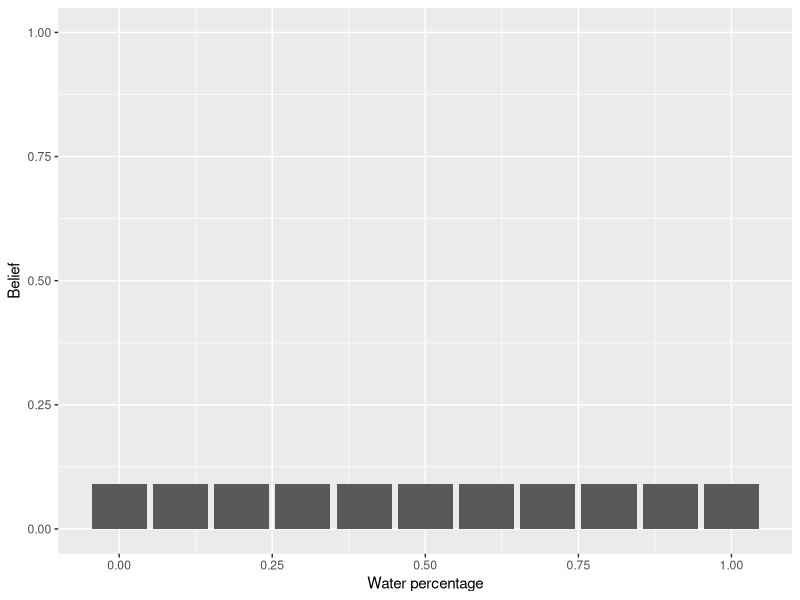
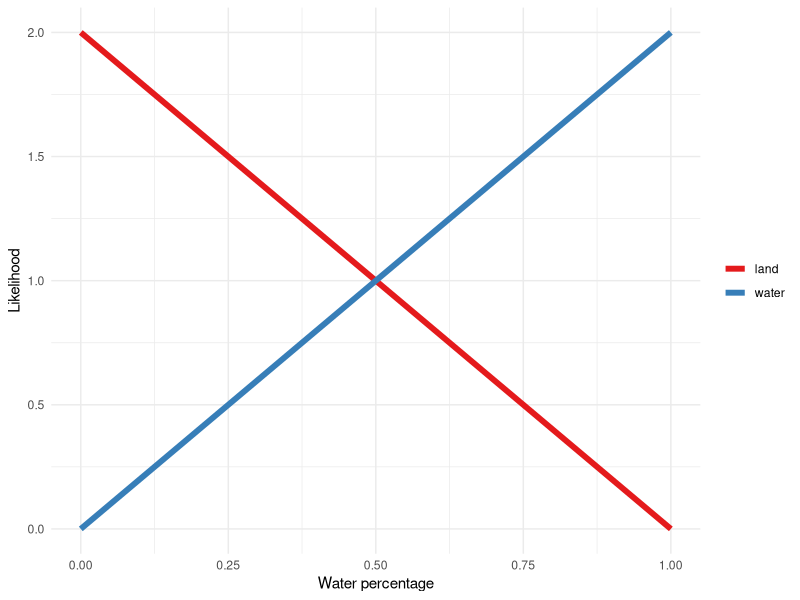
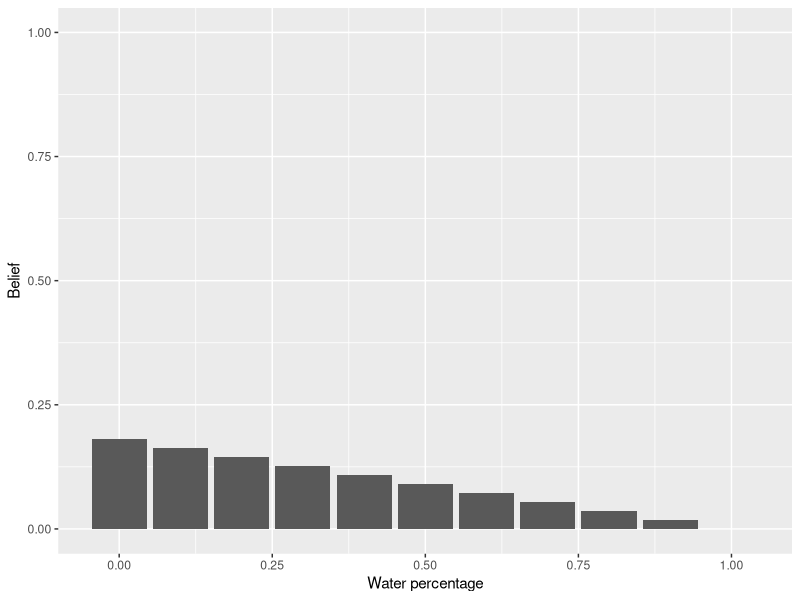
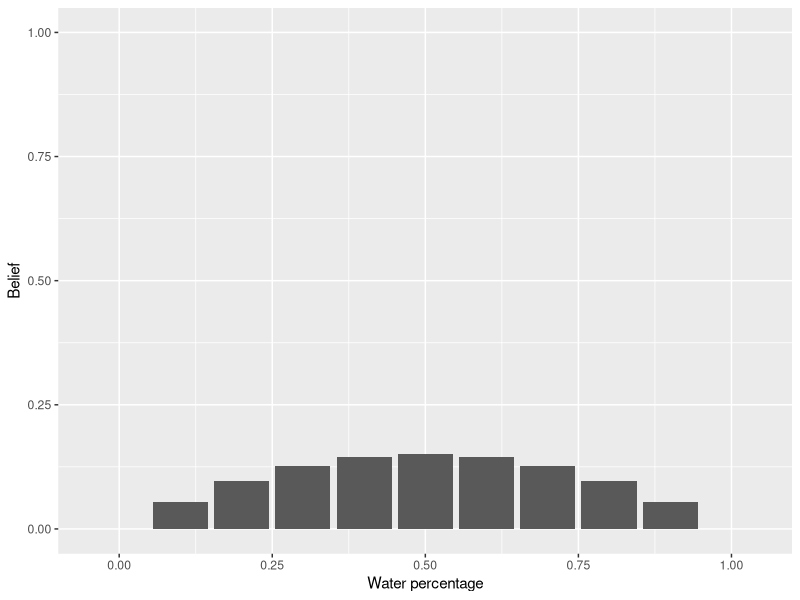
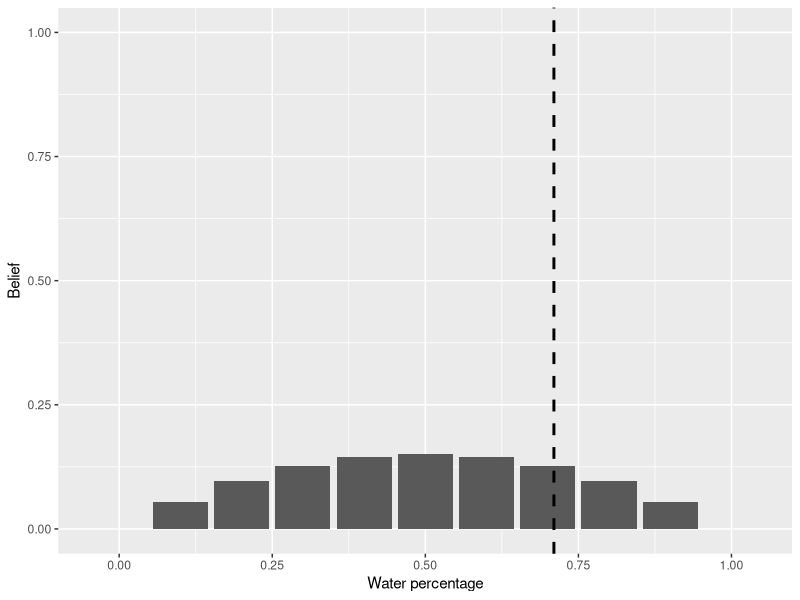

The R source for these figures, in order:
# library
library(tidyverse)
library(ggplot2)

# x axis
x <- seq(0, 1, 0.1)

# prior
prior <- rep(1, 11) / 11

# plot our initial belief
df <- data.frame(x, prior)
ggplot(df, aes(x, prior)) +
  geom_bar(stat = "identity") +
  xlab("Water percentage") +
  ylab("Belief") +
  ylim(0, 1)

# water
water <- x * 2

# land
land <- 2 - water

# plot likelihood
df <- data.frame(x, y = water, group = "water")
df <- rbind(df, data.frame(x, y = land, group = "land"))
ggplot(df, aes(x, y, color = group)) +
  geom_line(linewidth = 2) +
  xlab("Water percentage") +
  ylab("Likelihood") +
  scale_color_brewer(palette = "Set1") +
  theme_minimal() +
  theme(legend.title = element_blank())

# set posterior
our_belief <- NULL

saw_land <- function(our_belief) {
  # calculate the posterior
  if (is.null(our_belief)) {
    posterior <- prior * land
  } else {
    posterior <- our_belief * land
  }
  posterior <- posterior / sum(posterior)

  # plot
  df <- data.frame(x, posterior)
  p <- ggplot(df, aes(x, posterior)) +
    geom_bar(stat = "identity") +
    xlab("Water percentage") +
    ylab("Belief") +
    ylim(0, 1)
  print(p)

  results <- list(our_belief = posterior, plot = p)
  return(results)
}

saw_water <- function(our_belief) {
  # calculate the posterior
  if (is.null(our_belief)) {
    posterior <- prior * water
  } else {
    posterior <- our_belief * water
  }
  posterior <- posterior / sum(posterior)

  # plot
  df <- data.frame(x, posterior)
  p <- ggplot(df, aes(x, posterior)) +
    geom_bar(stat = "identity") +
    xlab("Water percentage") +
    ylab("Belief") +
    ylim(0, 1)
  print(p)

  results <- list(our_belief = posterior, plot = p)
  return(results)
}

# init belief is equal to prior
r <- list()
r$our_belief <- prior

# sample location from https://www.realrandom.net/location.html

# saw land
r <- saw_land(r$our_belief)

# saw water
r <- saw_water(r$our_belief)

# ------------------------------------------------------------------------------
# WARNING: spoilers below

# plot the truth
r$plot +
  geom_vline(xintercept = 0.71, linetype = "dashed", linewidth = 1)
